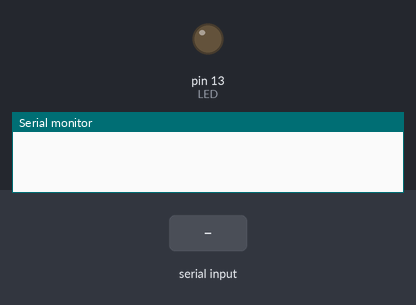
This sketch was run on a simulated Arduino Uno, built with avr-gcc and run on an emulated ATmega328P. Shown: output pins drawn as LEDs (lit = HIGH), the last lines printed to the serial monitor. The inputs (shaded band) are chosen by the test bench.

Above: at 1.2 s.
1.3 s: "H" received over the second serial link
At 2.4 s:
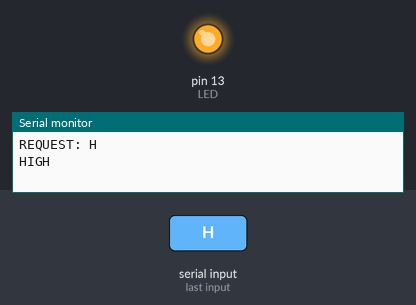
2.8 s: "L" received over the second serial link
At 3.5 s:
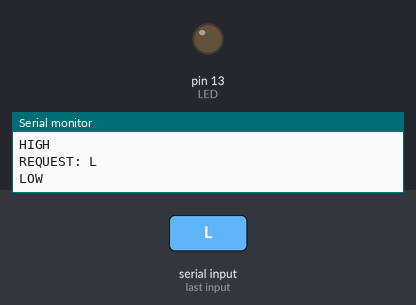
Timing chart, 0 to 5.8 s (numbered marks = the images above; inputs shaded):
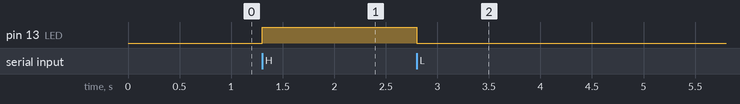

Measured:
- after the input at 1.3 s, pin 13 (LED): LOW → HIGH at once
- after the input at 2.8 s, pin 13 (LED): HIGH → LOW at once

The sketch:

Bluetooth_PC_Control.ino
```cpp
#include <SoftwareSerial.h>

SoftwareSerial BT(10, 9); // Arduino RX, TX

const int LED = 13;

void setup() {
  pinMode(LED, OUTPUT);
  Serial.begin(115200);
  BT.begin(57600);
}

void loop() {
  if (BT.available() < 1) return;

  char request = BT.read();  // Read request
  Serial.print("REQUEST: "); Serial.println(request); // DEBUG

  if (request == 'H') {
    Serial.println("HIGH");
    digitalWrite(LED, HIGH);
  }
  else if (request == 'L') {
    Serial.println("LOW");
    digitalWrite(LED, LOW);
  }
  else {
    Serial.print("REQUEST: "); Serial.println(request); // DEBUG
  }
}
```
